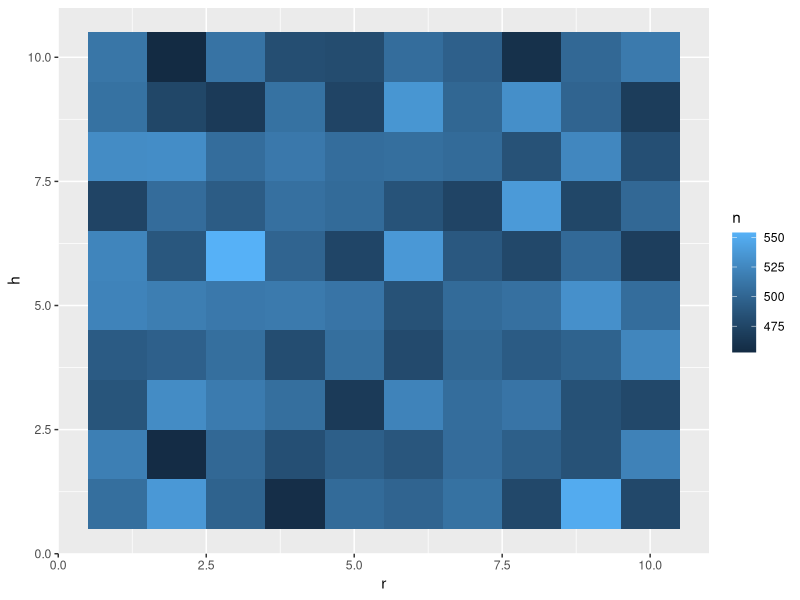
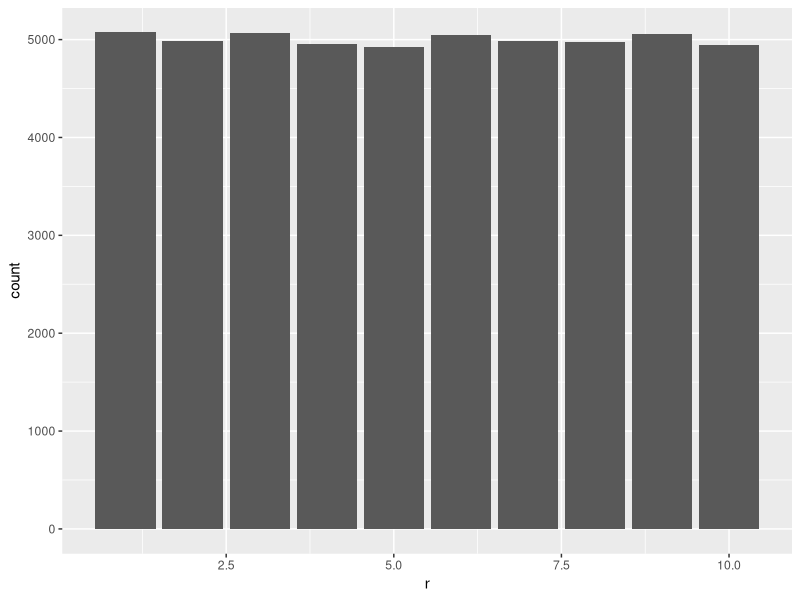
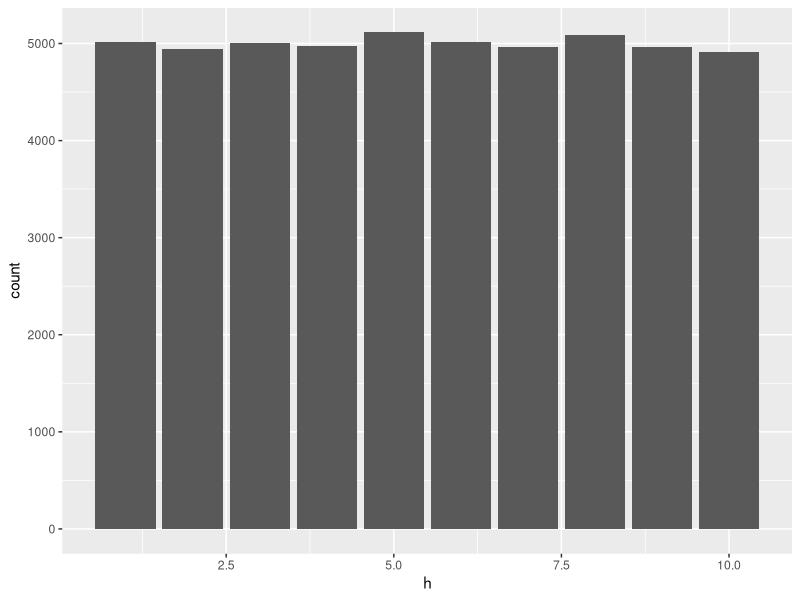
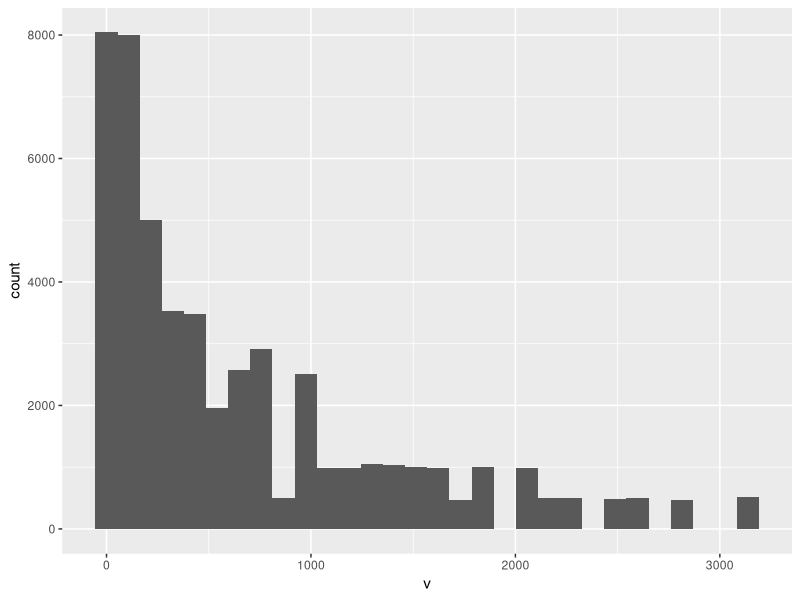

Recreate these plots in R, in order.
## ---- chunk 1
r <- sample(1:10, size = 50000, replace = T)
h <- sample(1:10, size = 50000, replace = T)
v <- pi * r^2 * h
df <- data.frame(r, h, v)
## ---- chunk 2
library(ggplot2)
library(dplyr)

df2 <- count(df, r, h)
ggplot(df2, aes(x=r, y=h, fill=n)) +
  geom_tile()

ggplot(df, aes(x = r)) + geom_bar()
ggplot(df, aes(x = h)) + geom_bar()
ggplot(df, aes(x = v)) + geom_histogram()

mean(v)
